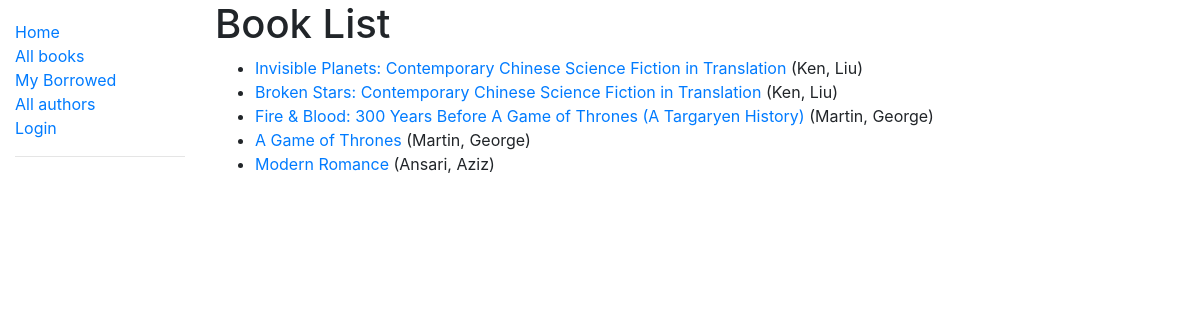
/catalog/books/, run on an earlier commit of the app's database.
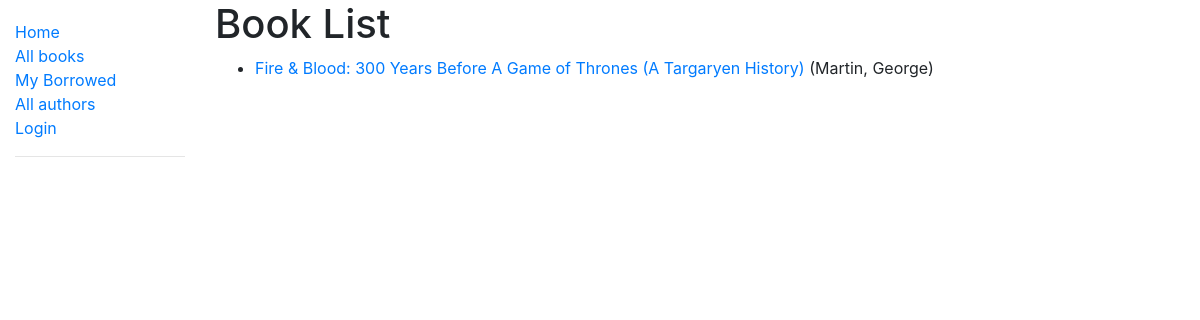
And on a later commit of the database.
### catalog/models.py (models this page shows, shortened)
class Book(models.Model):
    title = models.CharField(max_length=200)
    author = models.ForeignKey('Author', on_delete=models.SET_NULL, null=True)
    summary = models.TextField(max_length=1000, help_text='Enter a brief description of the book')
    isbn = models.CharField('ISBN', max_length=13, help_text='13 Character <a href="https://www.isbn-international.org/content/what-isbn">ISBN number</a>')
    language = models.ForeignKey('Language', on_delete=models.SET_NULL, null=True)
    genre = models.ManyToManyField(Genre, help_text='Select a genre for this book')
    def get_absolute_url(self):
        return reverse('book-detail', args=[str(self.id)])
    def display_genre(self):
        """Create a string for the Genre. This is required to display genre in Admin."""
        return ', '.join(genre.name for genre in self.genre.all()[:3])
    display_genre.short_description = 'Genre'

class Author(models.Model):
    first_name = models.CharField(max_length=100)
    last_name = models.CharField(max_length=100)
    date_of_birth = models.DateField(null=True, blank=True)
    date_of_death = models.DateField('Died', null=True, blank=True)
    class Meta:
        ordering = ['last_name', 'first_name']
    def __str__(self):
        return f'{self.last_name}, {self.first_name}'
    class Meta:
        ordering = ['last_name']

### catalog/views.py (the view)
# urls.py: path('books/', views.BookListView.as_view(), name='books'),
class BookListView(generic.ListView):
    model = Book
    paginate_by = 10

### catalog/templates/catalog/book_list.html
{% extends "base_generic.html" %}
{% block content %}
  <h1>Book List</h1>
  {% if book_list %}
  <ul>
    {% for book in book_list %}
      <li>
        <a href="{{ book.get_absolute_url }}">{{ book.title }}</a> ({{book.author}}) {% if user.is_staff %} <a href="{% url 'book_update' book.id %}">Udpate</a>|<a href = "{% url 'book_delete' book.id %}">Delete</a> {% endif %}
      </li>
    {% endfor %}
  </ul>
  {% else %}
    <p>There are no books in the library.</p>
  {% endif %}
{% endblock %}

What changed in the data, as far as the page shows it:
removed Book: title "Invisible Planets: Contemporary Chinese Science Fiction in Translation", author "Ken, Liu"
removed Book: title "Broken Stars: Contemporary Chinese Science Fiction in Translation", author "Ken, Liu"
removed Book: title "A Game of Thrones", author "Martin, George"
removed Book: title "Modern Romance", author "Ansari, Aziz"
